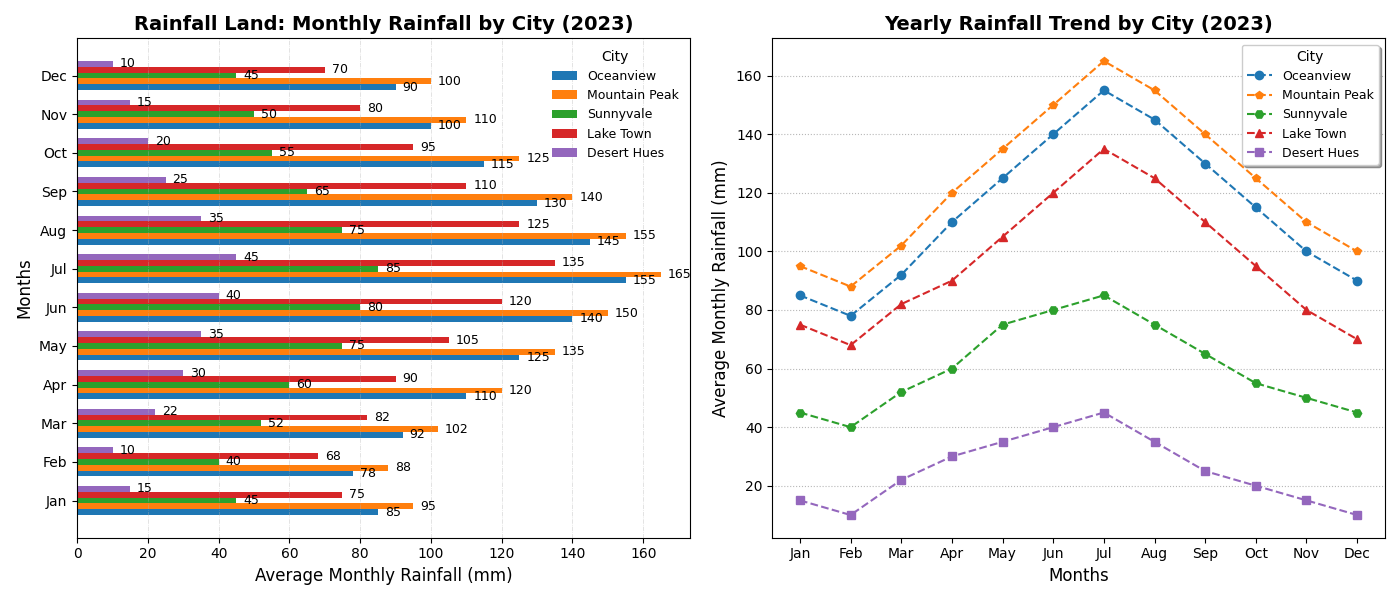

Write the Python code that produced this figure.
import matplotlib.pyplot as plt
import numpy as np

cities = ['Oceanview', 'Mountain Peak', 'Sunnyvale', 'Lake Town', 'Desert Hues']

rainfall_data = np.array([
    [85, 78, 92, 110, 125, 140, 155, 145, 130, 115, 100, 90],
    [95, 88, 102, 120, 135, 150, 165, 155, 140, 125, 110, 100],
    [45, 40, 52, 60, 75, 80, 85, 75, 65, 55, 50, 45],
    [75, 68, 82, 90, 105, 120, 135, 125, 110, 95, 80, 70],
    [15, 10, 22, 30, 35, 40, 45, 35, 25, 20, 15, 10],
])

months = ['Jan', 'Feb', 'Mar', 'Apr', 'May', 'Jun', 'Jul', 'Aug', 'Sep', 'Oct', 'Nov', 'Dec']

fig, axs = plt.subplots(nrows=1, ncols=2, figsize=(14, 6))

# Horizontal bar chart setup
bar_height = 0.15
y = np.arange(len(months))

colors = ['#1f77b4', '#ff7f0e', '#2ca02c', '#d62728', '#9467bd']

for i, city in enumerate(cities):
    bars = axs[0].barh(y + i * bar_height, rainfall_data[i], bar_height, label=city, color=colors[i])
    for bar in bars:
        axs[0].annotate(f'{bar.get_width()}',
                        xy=(bar.get_width(), bar.get_y() + bar.get_height() / 2),
                        xytext=(5, 0), textcoords='offset points',
                        ha='left', va='center', fontsize=9)

axs[0].set_ylabel('Months', fontsize=12)
axs[0].set_xlabel('Average Monthly Rainfall (mm)', fontsize=12)
axs[0].set_title('Rainfall Land: Monthly Rainfall by City (2023)', fontsize=14, fontweight='bold')
axs[0].set_yticks(y + bar_height * (len(cities) / 2 - 0.5))
axs[0].set_yticklabels(months, fontsize=10)
axs[0].legend(title='City', fontsize=9, loc='upper right', frameon=False)
axs[0].xaxis.grid(True, linestyle='-.', linewidth=0.5, alpha=0.5)

marker_styles = ['o', 'p', 'H', '^', 's']

# Line chart setup
for i, city in enumerate(cities):
    axs[1].plot(months, rainfall_data[i], marker=marker_styles[i], linestyle='--', color=colors[i], label=city)

axs[1].set_xlabel('Months', fontsize=12)
axs[1].set_ylabel('Average Monthly Rainfall (mm)', fontsize=12)
axs[1].set_title('Yearly Rainfall Trend by City (2023)', fontsize=14, fontweight='bold')
axs[1].legend(title='City', fontsize=9, loc='upper right', frameon=True, shadow=True)
axs[1].yaxis.grid(True, linestyle=':', linewidth=0.8, alpha=0.9)

plt.tight_layout()
plt.show()
